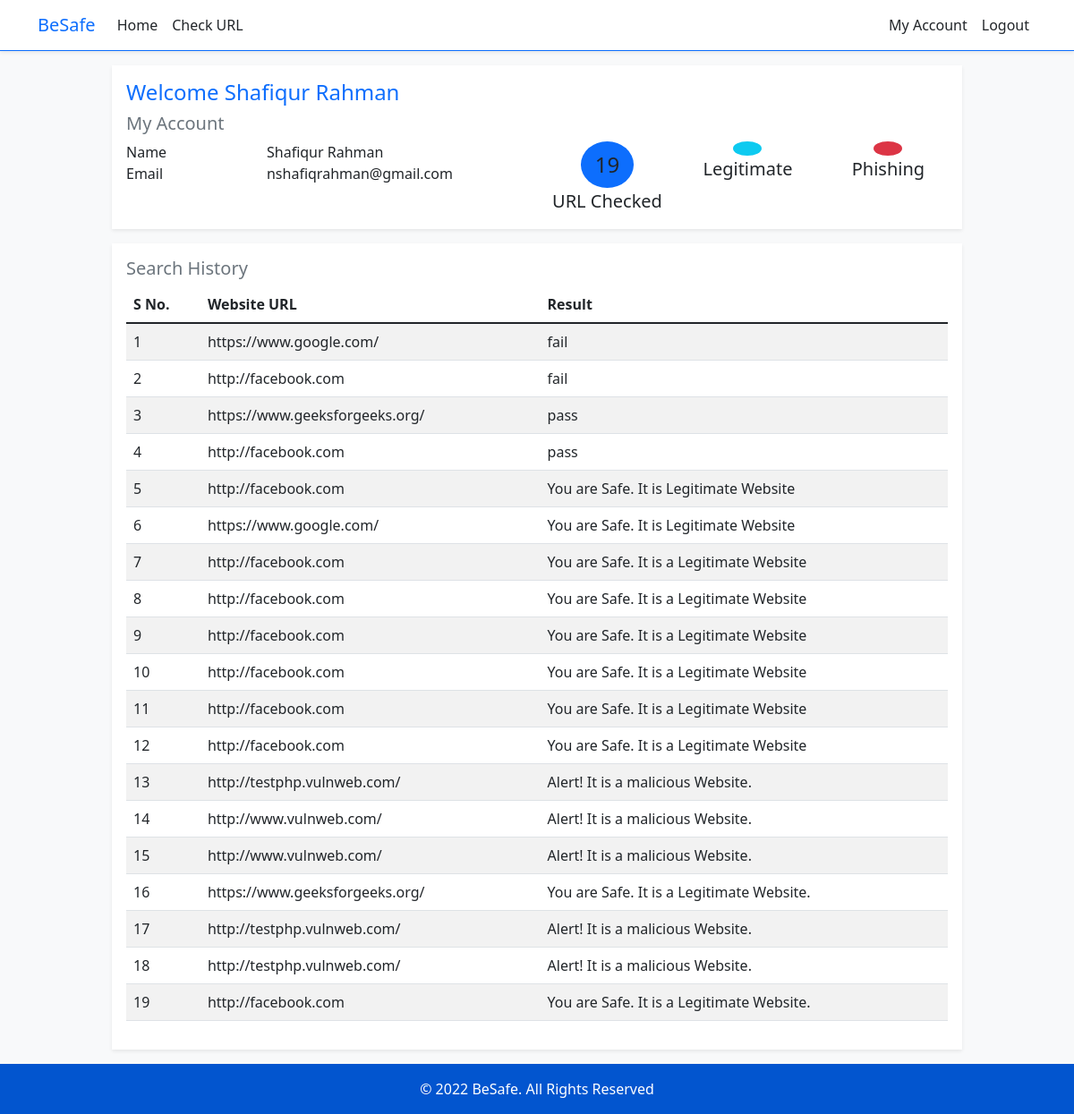
/account (signed in), run on the app's committed database.
### app.py (models this page shows, shortened)
class User(db.Model,UserMixin):
    __tablename__ = 'users'
    id = db.Column(db.Integer,primary_key=True)
    email = db.Column(db.String(64),unique=True,index=True)
    name = db.Column(db.String(64),index=True)
    password_hash = db.Column(db.String(128))

class Phishing(db.Model):
    __tablename__ = 'url_info'
    id = db.Column(db.Integer,primary_key=True)
    url = db.Column(db.String(64),index=True)
    email = db.Column(db.String(64),unique=False,index=True)
    result = db.Column(db.String(64),index=True)

### app.py (the view)
@app.route('/account')
@login_required
def account():
    with open("file.txt") as file:
        Email = file.read()
    user = User.query.filter_by(email=Email).first()
    searches = Phishing.query.filter_by(email=Email).all()
    return render_template('account.html',all_search = searches,email=Email,name=user.name,length = len(searches))

### app.py (called while the page is built)
@login_manager.user_loader
def load_user(user_id):
    return User.query.get(user_id)

### templates/account.html (shortened to what this page needs)
{% extends "boilerplate.html" %}
{% block content %}
<div class="row">
  <div class="col-10 offset-1 bg-white shadow-sm p-3">
    <h1 class="fs-4 text-primary">Welcome {{ name }}</h1>
    <h2 class="fs-5 text-secondary">My Account</h2>
    <div class="row">
      <div class="col-2">
        <div class="">Name</div>
        <div class="">Email</div>
      </div>
      <div class="col-4">
        <div class="">{{ name }}</div>
        <div class="">{{email}}</div>
      </div>
      <div class="col-2">
        <div class="d-flex align-items-center flex-column">
          <div class="bg-primary rounded-circle px-3 py-2" style="width: fit-content;">
            <div class="fs-4">{{length}}</div>
          </div>
          <span class="fs-5">URL Checked</span>
        </div>
      </div>
      <div class="col-2">
        <div class="d-flex align-items-center flex-column">
          <div class="bg-info rounded-circle px-3 py-2" style="width: fit-content;">
          </div>
          <span class="fs-5">Legitimate</span>
        </div>
      </div>
      <div class="col-2">
        <div class="d-flex align-items-center flex-column">
          <div class="bg-danger rounded-circle px-3 py-2" style="width: fit-content;">
          </div>
          <span class="fs-5">Phishing</span>
        </div>
      </div>
    </div>
  </div>
</div>
<div class="row mt-3">
  <div class="col-10 offset-1 bg-white shadow-sm p-3">
    <h2 class="fs-5 text-secondary">Search History</h2>
    <table class="table table-striped">
      <thead>
        <th>S No.</th>
        <th>Website URL</th>
        <th>Result</th>
      </thead>
      <tbody>
        {% for index in range(length) %}
        <tr>
          <td>{{index + 1}}</td>
          <td>{{all_search[index].url}}</td>
          <td>{{all_search[index].result}}</td>
        </tr>
        {% endfor %}
      </tbody>
    </table>
  </div>
</div>
{% endblock %}

### templates/boilerplate.html (shortened to what this page needs)
<!DOCTYPE html>
<html lang="en">
<head>
    <link href="https://cdn.jsdelivr.net/npm/bootstrap@5.1.3/dist/css/bootstrap.min.css" rel="stylesheet"
>
</head>
<body class="bg-light d-flex flex-column vh-100">
    <nav class="navbar navbar-expand-lg navbar-light shadow-sm bg-white sticky-top border-bottom border-primary">
        <div class="container">
            <a class="navbar-brand text-primary" href="/">BeSafe</a>
            <div class="collapse navbar-collapse" id="navbarNavAltMarkup">
                <div class="navbar-nav">
                    <a class="nav-link text-dark" aria-current="page" href="/">Home</a>
                    <a class="nav-link text-dark" aria-current="page" href="{{url_for('check')}}">Check URL</a>
                </div>
                <div class="navbar-nav ms-auto">
                    {% if current_user.is_authenticated %}
                    <a class="nav-link text-dark" href="{{url_for('account')}}">My Account</a>
                    <a class="nav-link text-dark" href="{{url_for('logout')}}">Logout</a>
                    {% else %}
                    <a class="nav-link text-dark" href="{{url_for('login')}}">Login</a>
                    <a class="nav-link text-dark" href="{{url_for('register')}}">Signup</a>
                    {% endif %}
                </div>
            </div>
        </div>
    </nav>
    <main class="container my-3">
        {% block content %}
        {% endblock %}
    </main>
    <footer class="footer mt-auto">
        <div class="text-white" style="background-color: #0255CF;">
            <div class="container d-flex p-3">
                <div class="mx-auto">&copy; 2022 BeSafe. All Rights Reserved</div>
            </div>
        </div>
    </footer>
</body>
</html>

### data on the page
User: name "Shafiqur Rahman"
Phishing: url "https://www.google.com/", result "fail"
Phishing: url "http://facebook.com", result "fail"
Phishing: url "https://www.geeksforgeeks.org/", result "pass"
Phishing: url "http://facebook.com", result "pass"
Phishing: url "http://facebook.com", result "You are Safe. It is Legitimate Website"
Phishing: url "https://www.google.com/", result "You are Safe. It is Legitimate Website"
Phishing: url "http://facebook.com", result "You are Safe. It is a Legitimate Website"
Phishing: url "http://facebook.com", result "You are Safe. It is a Legitimate Website"
Phishing: url "http://facebook.com", result "You are Safe. It is a Legitimate Website"
Phishing: url "http://facebook.com", result "You are Safe. It is a Legitimate Website"
Phishing: url "http://facebook.com", result "You are Safe. It is a Legitimate Website"
Phishing: url "http://facebook.com", result "You are Safe. It is a Legitimate Website"
Phishing: url "http://testphp.vulnweb.com/", result "Alert! It is a malicious Website."
Phishing: url "http://www.vulnweb.com/", result "Alert! It is a malicious Website."
Phishing: url "http://www.vulnweb.com/", result "Alert! It is a malicious Website."
Phishing: url "https://www.geeksforgeeks.org/", result "You are Safe. It is a Legitimate Website."
Phishing: url "http://testphp.vulnweb.com/", result "Alert! It is a malicious Website."
Phishing: url "http://testphp.vulnweb.com/", result "Alert! It is a malicious Website."
Phishing: url "http://facebook.com", result "You are Safe. It is a Legitimate Website."

### other printed values
{{ email }} "nshafiqrahman@gmail.com"
{{ length }} "19"
{{ index + 1 }} "1" "2" "3" "4" "5" "6" "7" "8" "9" "10" "11" "12" "13" "14" "15" "16" "17" "18" "19"
